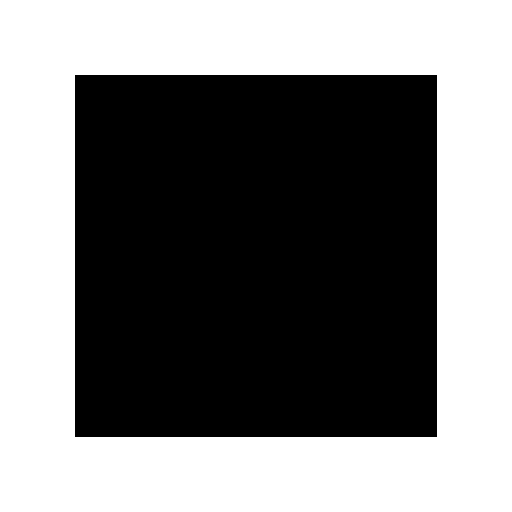
//> input picture ImageProcessingPractice2/ImageProcessingPractice2/input_2.bmp, 512 x 512 px
$ ./PracticeImageProcessing   (built with g++ and OpenCV 4)
//> lines starting //> are read from the running program, lines starting //| are printed output that depends on the picture; after the words box and inside, x2 and y2 are one past the last pixel; in counts of white or black regions, pixels touching at a corner belong together
// [392 lines of commented-out code are left out]
#include <opencv/cv.h>
#include <opencv/highgui.h>

#define PI 3.141592
#define DEGREE 45 // 회전 각도

IplImage *Rotation(IplImage *mainImage, IplImage *scaleDownImage);

int main() {
	IplImage* inputImage = cvLoadImage("input_2.bmp", CV_LOAD_IMAGE_GRAYSCALE);
//> inputImage: 512 rows x 512 cols, CV_8UC1; values 100 (black) and 200 (white), 50% white; 1 black region, box (x1, y1, x2, y2) and area: (75, 75, 437, 437) 131044
	IplImage* outputImage = cvCreateImage(cvSize(inputImage->width, inputImage->height), inputImage->depth, inputImage->nChannels);


	outputImage = Rotation(inputImage, outputImage);

	cvShowImage("input Image", inputImage);
	cvShowImage("Output Image", outputImage);
	cvWaitKey();

	cvDestroyAllWindows();
	cvReleaseImage(&inputImage);
	cvReleaseImage(&outputImage);

	return 0;
}

IplImage *Rotation(IplImage *inputImage, IplImage *outputImage) {

	int i, j, Center_y, Center_x, source_y, source_x;
	double Radian, cosR, sinR;
	CvScalar Value;

	Radian = (double)DEGREE * PI / 180.0; // degree 값을 radian으로 변경

	cosR = cos(Radian);
	sinR = sin(Radian);

	Center_y = inputImage->height / 2;
	Center_x = inputImage->width / 2;

	for (i = 0; i < inputImage->height; i++) { // 좌우반전
		for (j = 0; j < inputImage->width; j++) {
			source_x = (int)((j - Center_x)*cosR + (i - Center_y)*sinR + Center_x);
			source_y = (int)(-(j - Center_x)*sinR + (i - Center_y)*cosR + Center_y);

			if (source_x < 0 || source_y < 0 || source_y >= inputImage->height || source_x >= inputImage->width) {
				Value.val[0] = 0;
			}
			else Value = cvGet2D(inputImage, source_y, source_x);

			cvSet2D(outputImage, i, j, Value);
		}
	}
//> this loop made 512 passes
//> (source_x, source_y) on passes 1 to 3: (255, -105), (256, -104), (256, -103)
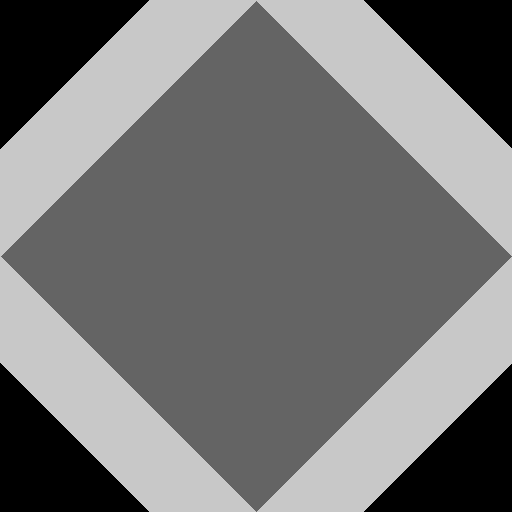
//> outputImage: 512 rows x 512 cols, CV_8UC1; min 0, max 200, mean 116.3
//> after the loop, source_x = 616; source_y = 256
//> (the rest of the program and of its run is left out)
